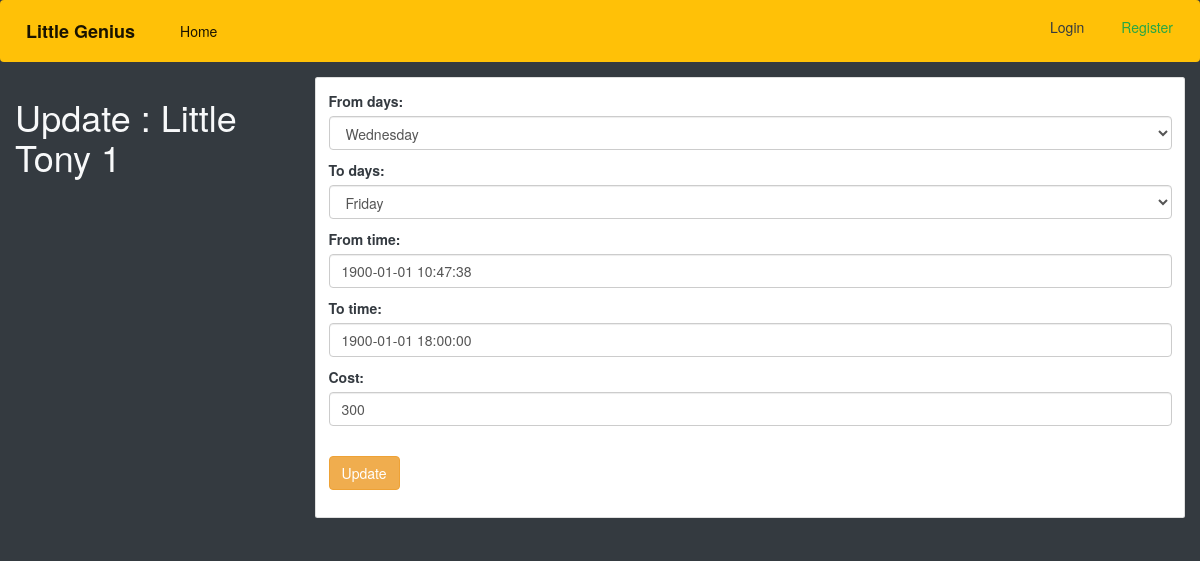
Screenshot of /class/20/edit/ with the database file from the repository.
### genius/models.py (models this page shows, shortened)
class Create_Class(models.Model):
    created_by = models.ForeignKey(
        User, on_delete=models.SET_NULL, null=True, default=1)
    class_name = models.CharField(max_length=150, null=True)
    from_choice = (
        ('Mon', 'Monday'),
        ('Tue', 'Tuesday'),
        ('Wed', 'Wednesday'),
        ('Thu', 'Thursday'),
        ('Fri', 'Friday'),
        ('Sat', 'Saturday'),
        ('Sun', 'Sunday'),
    )
    from_days = models.CharField(max_length=10, choices=from_choice)
    to_days = models.CharField(max_length=10, choices=from_choice)
    from_time = models.TimeField()
    to_time = models.TimeField()
    cost= models.CharField(max_length=50, null=True, default=300)
    created_on = models.DateTimeField(auto_now=True)

### genius/views.py (the view)
# urls.py: path('class/<int:id>/edit/', Class_Update, name='update'),
def Class_Update(request, id):
    obj = get_object_or_404(Create_Class, id=id)
    form = Create_Class_Model_Form(request.POST or None, instance=obj)
    if form.is_valid():
        form.save()
        messages.add_message(request, messages.SUCCESS, 'Updated Successfully.')
    templatename = 'genius/class_update.html'
    context = {'form': form,
               'head_title': f"Update {obj.class_name}",
               'title': f"Update : {obj.class_name}"}
    return render(request, templatename, context)

### genius/forms.py
class Create_Class_Model_Form(forms.ModelForm):
    class Meta:
        model = Create_Class
        exclude = ['created_by', 'created_on','class_name']
        fields = ['class_name', 'from_days', 'to_days', 'from_time', 'to_time', 'cost']
        from_choice = [
            ('Mon', 'Monday'),
            ('Tue', 'Tuesday'),
            ('Wed', 'Wednesday'),
            ('Thu', 'Thursday'),
            ('Fri', 'Friday'),
            ('Sat', 'Saturday'),
            ('Sun', 'Sunday'),
        ]
        widgets = {
            'from_days': forms.Select(choices=from_choice ,attrs={'class': 'form-control'}),
            'to_days': forms.Select(choices=from_choice, attrs={'class': 'form-control'}),
            'cost': forms.TextInput(attrs={'class': 'form-control'}),
            'from_time': forms.DateTimeInput(attrs={'class': 'from-time form-control'}),
            'to_time': forms.DateTimeInput(attrs={'class': 'from-time form-control'}),
        }

### genius/templates/genius/class_update.html (shortened to what this page needs)
{% extends 'base.html' %}
{% block content %}
    <div class="row">
        <div class="col">
            <h1>{{title}}</h1>
        </div>
        <div class="col-9">
            <div class="form-group">
                <div class="card text-dark ">
                    <div class="card-body">
                    <form method='POST' class="form-group" action='.'>
                        {{form.as_p}}
                        <br>
                        <button class="btn btn-warning" type="submit">Update</button>
                    </form>
                    </div>
                </div>
            </div>
        </div>
    </div>
{% endblock content %}

### rows the page displays
Create_Class: from_days "Wednesday", to_days "Friday", from_time "1900-01-01 10:47:38", to_time "1900-01-01 18:00:00", cost "300"

### other values shown
{{ title }} "Update : Little Tony 1"
